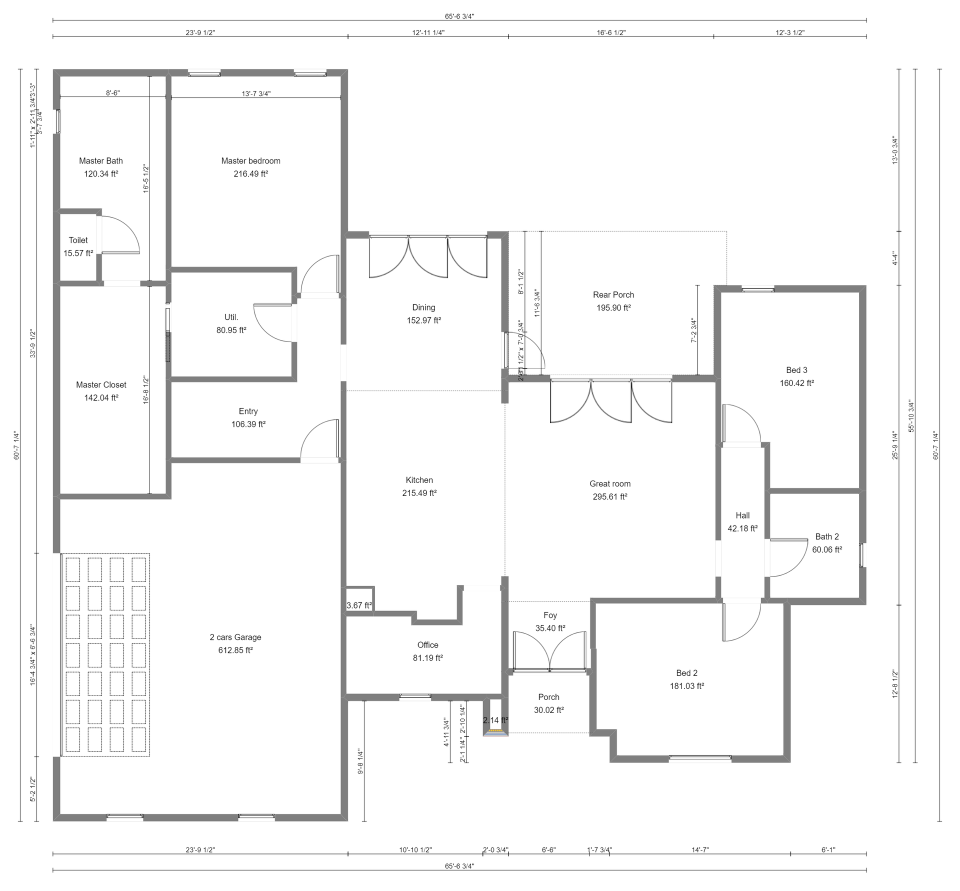
#> input picture demo_room.png, 1920 x 1781 px, found by its file name (shown at 1/2 size)
$ python outstat.py
#> lines starting #> are read from the running program, lines starting #| are printed output that depends on the picture; after the words box and inside, x2 and y2 are one past the last pixel; in counts of white or black regions, pixels touching at a corner belong together
from matplotlib import pyplot as plt
import cv2
import numpy as np
import time


def show_img(img):
    cv2.namedWindow('ImageShow', cv2.WINDOW_NORMAL)
    cv2.imshow("ImageShow", img)
    cv2.waitKey(0)
    cv2.destroyAllWindows()


img = cv2.imread("demo_room.png")
#> img is the input picture: shape (1781, 1920, 3); mean B, G, R 247.1, 247.1, 247.1
# img = cv2.circle(img, (160,180), radius=7, color=(0, 0, 255), thickness=-1)
# img = cv2.circle(img, (300,400), radius=7, color=(0, 0, 255), thickness=-1)

count = 0
l = [230, 300, 380]
lx = np.arange(160, 300, 20)

occ = []
plot_y = []

print(lx)
print(l)

wh_ch = len(l)*len(lx)
print(wh_ch)
np.random.seed(4)
while True:

    x = np.random.choice(lx)
    y = np.random.choice(l)

    if [x, y] in occ:
        continue
    else:
        occ.append([x, y])

    num = np.random.randint(0, 10)
    # Random process
    if num == 9:
        # No Mask; Red point
        print("Drew Red", x, y)
        img = cv2.circle(img, (x, y), radius=7,
                         color=(0, 0, 255), thickness=-1)
        count += 1
    else:
        # Mask; Green point
        print("Drew Green", x, y)
        img = cv2.circle(img, (x, y), radius=7,
                         color=(0, 255, 0), thickness=-1)
#> img: shape (1781, 1920, 3); under 0.01% of pixels changed, all inside (x1, y1, x2, y2) = (193, 373, 208, 388)
        count += 1

    if num >= 7 and occ:
        lex, ley = occ[0]
        img = cv2.circle(img, (lex, ley), radius=7,
                         color=(255, 255, 255), thickness=-1)
        occ.remove([lex, ley])
        count -= 1
    if num >= 9 and occ:
        lex, ley = occ[0]
        img = cv2.circle(img, (lex, ley), radius=7,
                         color=(255, 255, 255), thickness=-1)
        occ.remove([lex, ley])
        count -= 1
    print("Total people: ", count)
    print("Coordinate:", occ)

    plot_y.append(len(occ))

    img_te = img.copy()
    cv2.putText(img_te, "Number of people: " + str(count), (30, 30),
                cv2.FONT_HERSHEY_SIMPLEX, 0.5, (0, 0, 255), 2)
#> img_te: shape (1781, 1920, 3); 0.03% of pixels changed, all inside (x1, y1, x2, y2) = (31, 19, 196, 36)

    # IF room full
    if count == wh_ch:
        cv2.putText(img_te, "Study room 1 is Full", (30, 45),
                    cv2.FONT_HERSHEY_SIMPLEX, 0.5, (0, 0, 255), 2)
        break

    # Show image
    cv2.imshow('frame', img_te)
    if cv2.waitKey(1) & 0xFF == ord('q'):
#> (key q is pressed here)
        break
    if count == wh_ch:
        time.sleep(100000)
    # time.sleep(np.random.exponential(2))
    time.sleep(1)


# Close image
print("Simulation Done")
cv2.waitKey(1)
cv2.destroyAllWindows()

x = np.arange(len(plot_y), step=1)

# Plot graph
plt.plot(x, plot_y)
plt.show()
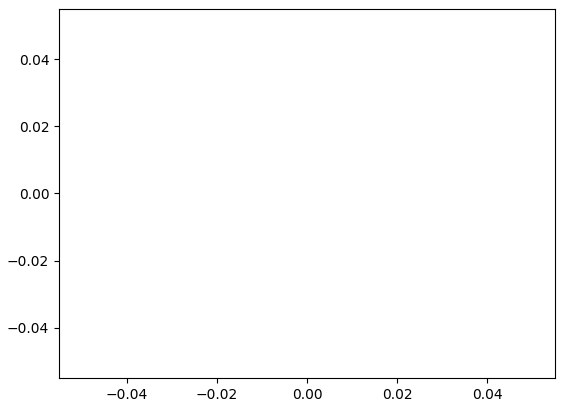
#> figure drawn by matplotlib, 1 panel
